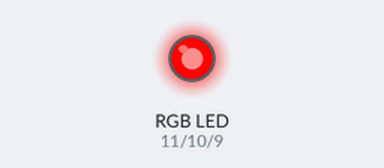
The sketch below on a simulated Arduino Uno, built with avr-gcc and run on an emulated ATmega328P. Parts: an RGB LED mixed from three pins (HIGH = lit).

Above: at 0.05 s.
At 1.85 s:
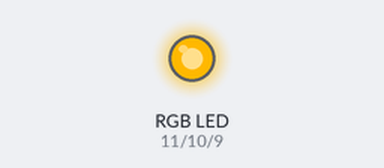
At 3.75 s:
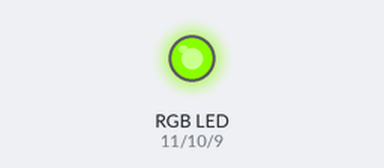
At 7.45 s:
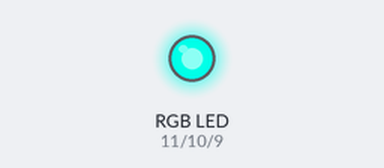
At 11.15 s:
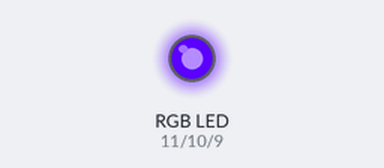
At 14.85 s:
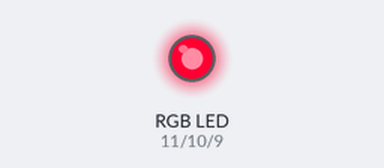
Timing chart, 0 to 20.0 s (numbered marks = the images above):
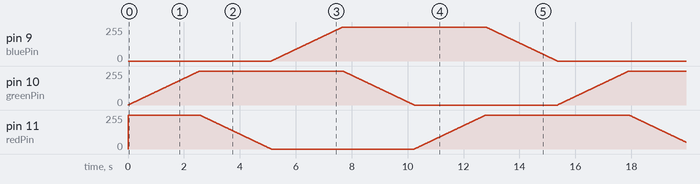

The sketch:

02_rgb_led.ino
```cpp
//RGB LED//The RGB LED will appear red, green, and blue first, then red, orange, yellow, green, blue, indigo, and purple.
//Email:support@sunfounder.com
//Website:www.sunfounder.com
//2015.5.7

// MAKE SURE TO USE THE DIGITAL OUTPUT WITH A ~
// The other pins can't do analog signals (they're just on or off)
/*************************************************************************/
const int redPin = 11;    // R petal on RGB LED module connected to digital pin 11
const int greenPin = 10;  // G petal on RGB LED module connected to digital pin 10
const int bluePin = 9;   // B petal on RGB LED module connected to digital pin 9
/**************************************************************************/
void setup() {
  pinMode(redPin, OUTPUT);    // sets the redPin to be an output
  pinMode(greenPin, OUTPUT);  // sets the greenPin to be an output
  pinMode(bluePin, OUTPUT);   // sets the bluePin to be an output
}
/***************************************************************************/


unsigned char currentRed = 255;
unsigned char currentGreen = 0;
unsigned char currentBlue = 0;

int colourStage = 0;

int brightness = 0;  // how bright the LED is
int fadeAmount = 5;  // how many points to fade the LED by
void loop()  // run over and over again
{
  // // Basic colors:
  // color(255, 0, 0);  // turn the RGB LED red
  // delay(1000);       // delay for 1 second
  // color(0, 255, 0);  // turn the RGB LED green
  // delay(1000);       // delay for 1 second
  // color(0, 0, 255);  // turn the RGB LED blue
  // delay(1000);       // delay for 1 second
  // // Example blended colors:
  // color(255, 0, 252);  // turn the RGB LED red
  // delay(1000);         // delay for 1 second
  // color(237, 109, 0);  // turn the RGB LED orange
  // delay(1000);         // delay for 1 second
  // color(255, 215, 0);  // turn the RGB LED yellow
  // delay(1000);         // delay for 1 second
  // color(34, 139, 34);  // turn the RGB LED green
  // delay(1000);         // delay for 1 second
  // color(0, 112, 255);  // turn the RGB LED blue
  // delay(1000);         // delay for 1 second
  // color(0, 46, 90);    // turn the RGB LED indigo
  // delay(1000);         // delay for 1 second
  // color(128, 0, 128);  // turn the RGB LED purple
  // delay(1000);         // delay for 1 second


  // Rainbow
  color(currentRed, currentGreen, currentBlue);

  switch (colourStage) {
    case 0:
      currentGreen += 1;

      if (currentGreen >= 255) {
        currentGreen = 255;
        colourStage++;
      }
      break;
    case 1:
      currentRed -= 1;

      if (currentRed <= 0) {
        currentRed = 0;
        colourStage++;
      }
      break;
    case 2:
      currentBlue += 1;

      if (currentBlue >= 255) {
        currentBlue = 255;
        colourStage++;
      }
      break;
    case 3:
      currentGreen -= 1;

      if (currentGreen <= 0) {
        currentGreen = 0;
        colourStage++;
      }
      break;
    case 4:
      currentRed += 1;

      if (currentRed >= 255) {
        currentRed = 255;
        colourStage++;
      }
      break;
    case 5:
      currentBlue -= 1;

      if (currentBlue <= 0) {
        currentBlue = 0;
        colourStage++;
      }
      break;
  }

  if (colourStage > 5) {
    colourStage = 0;
  }

  delay(10);
}
/******************************************************/
void color(unsigned char red, unsigned char green, unsigned char blue)  // the color generating function
{
  analogWrite(redPin, red);
  analogWrite(greenPin, green);
  analogWrite(bluePin, blue);
}
/******************************************************/
```
